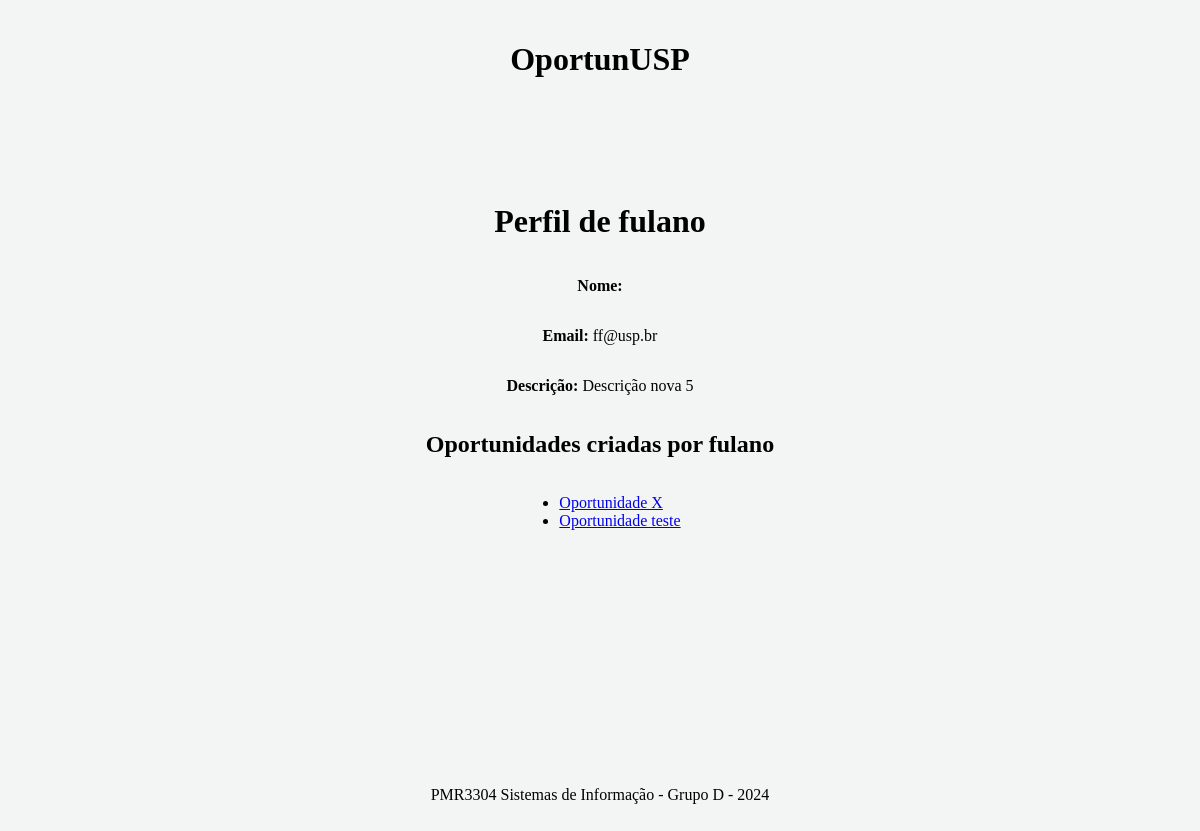
Page /profiles/5/ on the committed database.
### oportunidades/models.py (models this page shows, shortened)
class Profile(models.Model):
    user = models.OneToOneField(User, on_delete=models.CASCADE, related_name='profile')
    description = models.TextField(blank=True, null=True)
    profile_pic = models.ImageField(upload_to='profile_pics/', default='profile_pics/default.jpg')

class Opportunity(models.Model):
    title = models.CharField(max_length=255)
    description = models.TextField()
    posted_by = models.ForeignKey(User, on_delete=models.CASCADE)  # Quem publicou
    category = models.CharField(max_length=100)  # Área da pesquisa
    date_posted = models.DateTimeField(auto_now_add=True)
    is_active = models.BooleanField(default=True)  # Se a oportunidade está ativa
    subscribers = models.ManyToManyField(User, related_name='subscribed_opportunities', blank=True)  # Usuários inscritos

### oportunidades/views.py (the view)
# urls.py: path('profiles/<int:pk>/', views.profile_detail, name='profile_detail'),
def profile_detail(request, pk):
    profile = get_object_or_404(Profile, user__id=pk)
    opportunities = Opportunity.objects.filter(posted_by=profile.user)
    return render(request, 'oportunidades/profile_detail.html', {
        'profile': profile,
        'opportunities': opportunities
    })

### oportunidades/templates/oportunidades/profile_detail.html
{% extends 'base_generic.html' %}
{% block content %}
<h1>Perfil de {{ profile.user.username }}</h1>
<p><strong>Nome:</strong> {{ profile.user.first_name }} {{ profile.user.last_name }}</p>
<p><strong>Email:</strong> {{ profile.user.email }}</p>
<p><strong>Descrição:</strong> {{ profile.description }}</p>
<h2>Oportunidades criadas por {{ profile.user.username }}</h2>
<ul>
    {% for opportunity in opportunities %}
        <li><a href="{% url 'opportunity_detail' opportunity.id %}">{{ opportunity.title }}</a></li>
    {% empty %}
        <p>Nenhuma oportunidade criada por este usuário.</p>
    {% endfor %}
</ul>
{% endblock %}

### oportunidades/static/style.css (style rules this page uses)
:root { --button-color:#ECE6F0; --button-hoverColor: #652a8c; --background-color: #F3F5F4; --header-color: #F3F5F4; --nav_color: #6e55a6 ; --content-color: #F3F5F4; --accent-color: #ffffff; --border-color: #00000015; --text-dark:#65558F; }
body { height: 100vh; display: flex; flex-direction: column; background-color: var(--background-color); align-items: center; flex-grow: 1; padding:1%; }

### rows in the picture
Profile: user.username "fulano", user.email "ff@usp.br", description "Descrição nova 5"
Opportunity: title "Oportunidade X"
Opportunity: title "Oportunidade teste"
